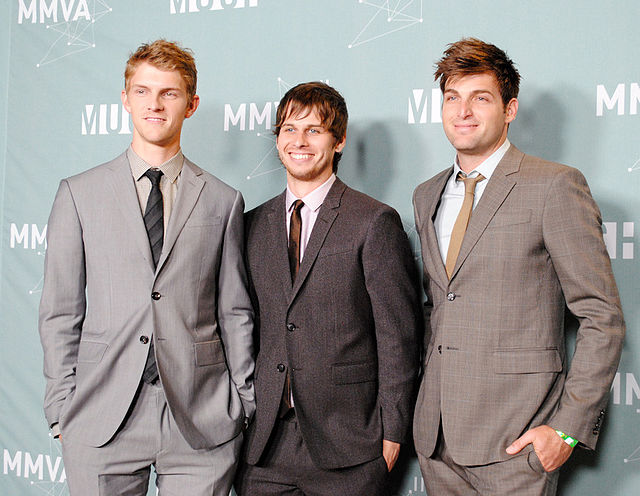
#> input picture image/12.jpg, 640 x 496 px
$ python 16_contour_approx.py image/12.jpg
#> lines starting #> are read from the running program, lines starting #| are printed output that depends on the picture; after the words box and inside, x2 and y2 are one past the last pixel; in counts of white or black regions, pixels touching at a corner belong together
#> further down, img is the input picture: shape (496, 640, 3); mean B, G, R 143.6, 145.5, 150.2
import sys

import cv2
import numpy as np

def get_all_contours(img):
    ref_gray = cv2.cvtColor(img, cv2.COLOR_BGR2GRAY)
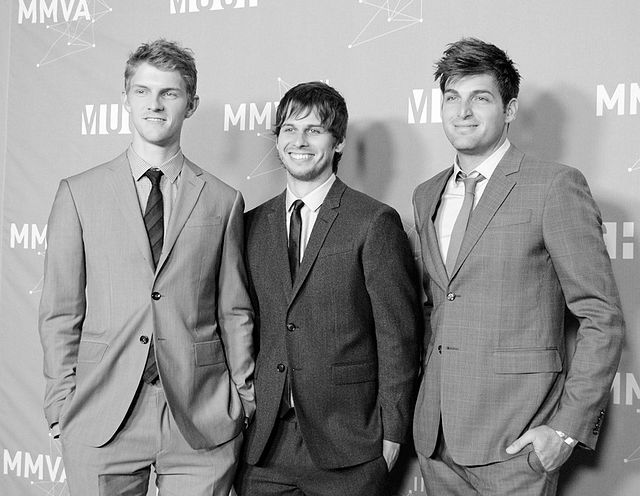
#> ref_gray: shape (496, 640); min 0, max 255, mean 146.7
    ret, thresh = cv2.threshold(ref_gray, 127, 255, 0)
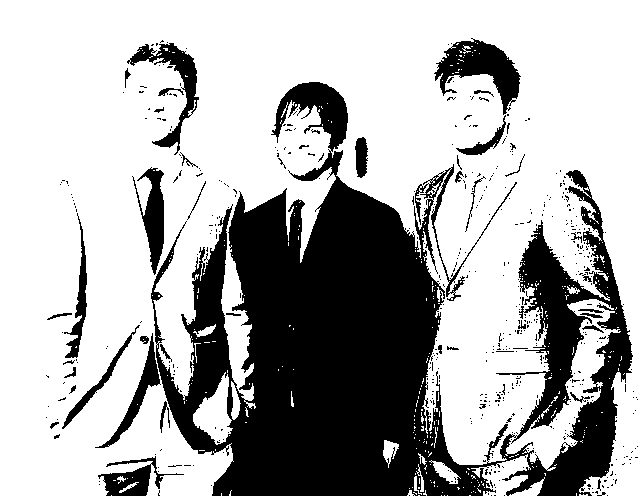
#> thresh: shape (496, 640); 68.8% white; 519 black regions (479 under 20 px)
    contours, hierarchy = cv2.findContours(thresh, 1, 2)
#> contours = 1115 contours, 1029 with area under 20; largest, box (x1, y1, x2, y2) and area: (0, 0, 640, 496) 227092, (433, 38, 522, 116) 3074, (270, 81, 349, 153) 2704, (129, 42, 200, 156) 2096, (132, 167, 165, 276) 1700
    return contours

if __name__=='__main__':
    img = cv2.imread('image/12.jpg')
    # img = cv2.imread(sys.argv[1])
    input_contours = get_all_contours(img)
#> input_contours has the same summary as contours in get_all_contours

    factor = 0.00001
    while True:
        output_img = np.zeros(img.shape, np.uint8) + 255

        for contour in input_contours:
            epsilon = factor * cv2.arcLength(contour, True)
            approx = cv2.approxPolyDP(contour, epsilon, True)

            cv2.drawContours(output_img, [approx], -1, (0,0,0), 3)
#> this loop made 1115 passes
#> (epsilon, approx) on passes 1 to 3: (2e-05, [[469, 495], [470, 495]]), (0, [[447, 495]]), (0, [[444, 495]])
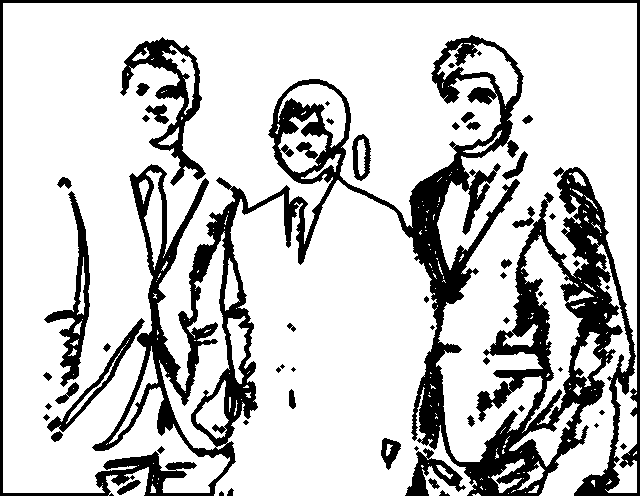
#> output_img: shape (496, 640, 3); 78.5% white; 58 black regions (15 under 20 px), largest, box (x1, y1, x2, y2) and area: (0, 0, 640, 496) 56622, (120, 37, 206, 186) 3290, (44, 191, 90, 387) 2259

        cv2.imshow('Output', output_img)
        c = cv2.waitKey()
#> (key Esc is pressed here)
        if c == 27:
            break

        factor *= 0.75

$ run again, with image/2.jpg copied over image/12.jpg
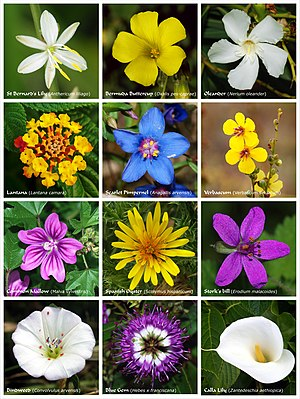
#> input picture image/2.jpg, 300 x 399 px
#> img is the input picture: shape (399, 300, 3); mean B, G, R 87.7, 116.3, 120.2
#> in get_all_contours, `ret, thresh = cv2.threshold(ref_gray, 127, 255, 0)`:
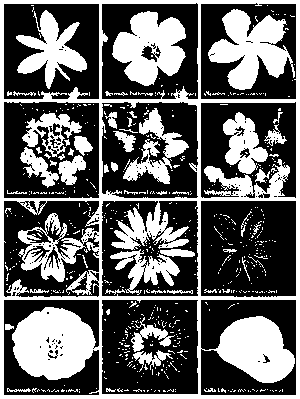
#> thresh: shape (399, 300); 39% white; 558 white regions (505 under 20 px)
#> contours = 884 contours, 823 with area under 20; largest, box (x1, y1, x2, y2) and area: (0, 0, 300, 399) 119002, (200, 200, 297, 298) 9243, (3, 101, 100, 199) 9240, (200, 2, 297, 100) 9212, (101, 299, 199, 395) 9146
#> input_contours has the same summary as contours in get_all_contours
#> the loop `for contour in input_contours:` made 884 passes
#> (epsilon, approx) on passes 1 to 3: (0, [[250, 391]]), (2e-05, [[230, 391], [231, 391]]), (0, [[175, 391]])
#> after the loop `for contour in input_contours:`:
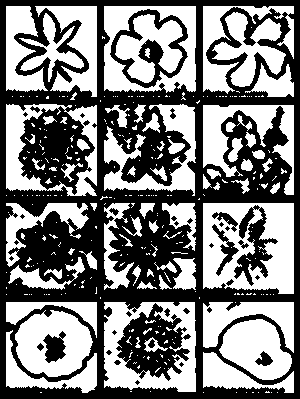
#> output_img: shape (399, 300, 3); 49.1% white; 322 white regions (248 under 20 px), largest, box (x1, y1, x2, y2) and area: (203, 203, 294, 294) 5872, (104, 302, 196, 392) 4252, (15, 310, 93, 377) 3407
